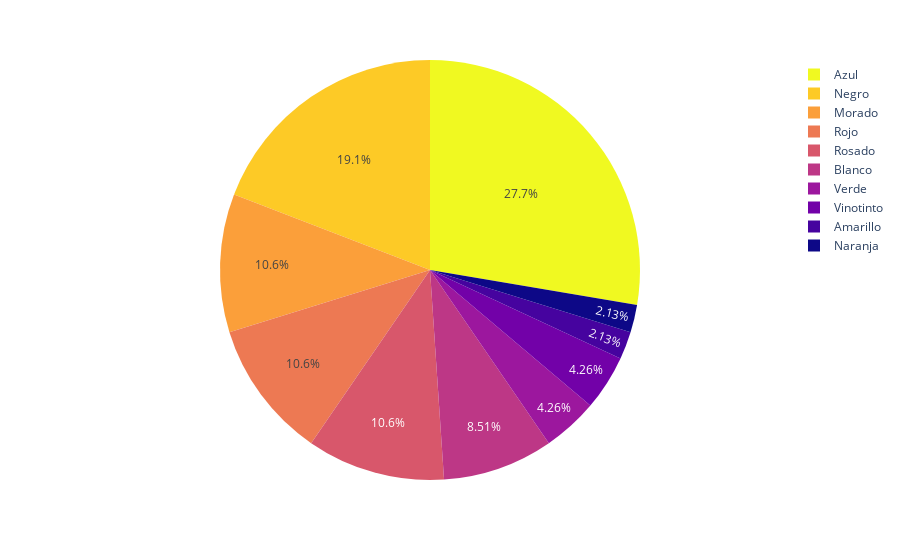

The notebook cell saved with this chart:
### Code cell
fig = px.pie(TDF3, values='Frecuencia Relativa', names='Color preferido', color_discrete_sequence=px.colors.sequential.Plasma_r)
fig.show()

### Figure 1 — Plotly figure (JSON) as saved in the notebook; plotly's stock layout.template omitted (floating-point values rounded to 4 significant figures)
{"data": [{"domain": {"x": [0, 1], "y": [0, 1]}, "hovertemplate": "Color preferido=%{label}<br>Frecuencia Relativa=%{value}<extra></extra>", "labels": ["Azul", "Negro", "Morado", "Rojo", "Rosado", "Blanco", "Verde", "Vinotinto", "Amarillo", "Naranja"], "legendgroup": "", "name": "", "showlegend": true, "type": "pie", "values": [0.2766, 0.1915, 0.1064, 0.1064, 0.1064, 0.08511, 0.04255, 0.04255, 0.02128, 0.02128]}], "layout": {"legend": {"tracegroupgap": 0}, "margin": {"t": 60}, "piecolorway": ["#f0f921", "#fdca26", "#fb9f3a", "#ed7953", "#d8576b", "#bd3786", "#9c179e", "#7201a8", "#46039f", "#0d0887"]}}
